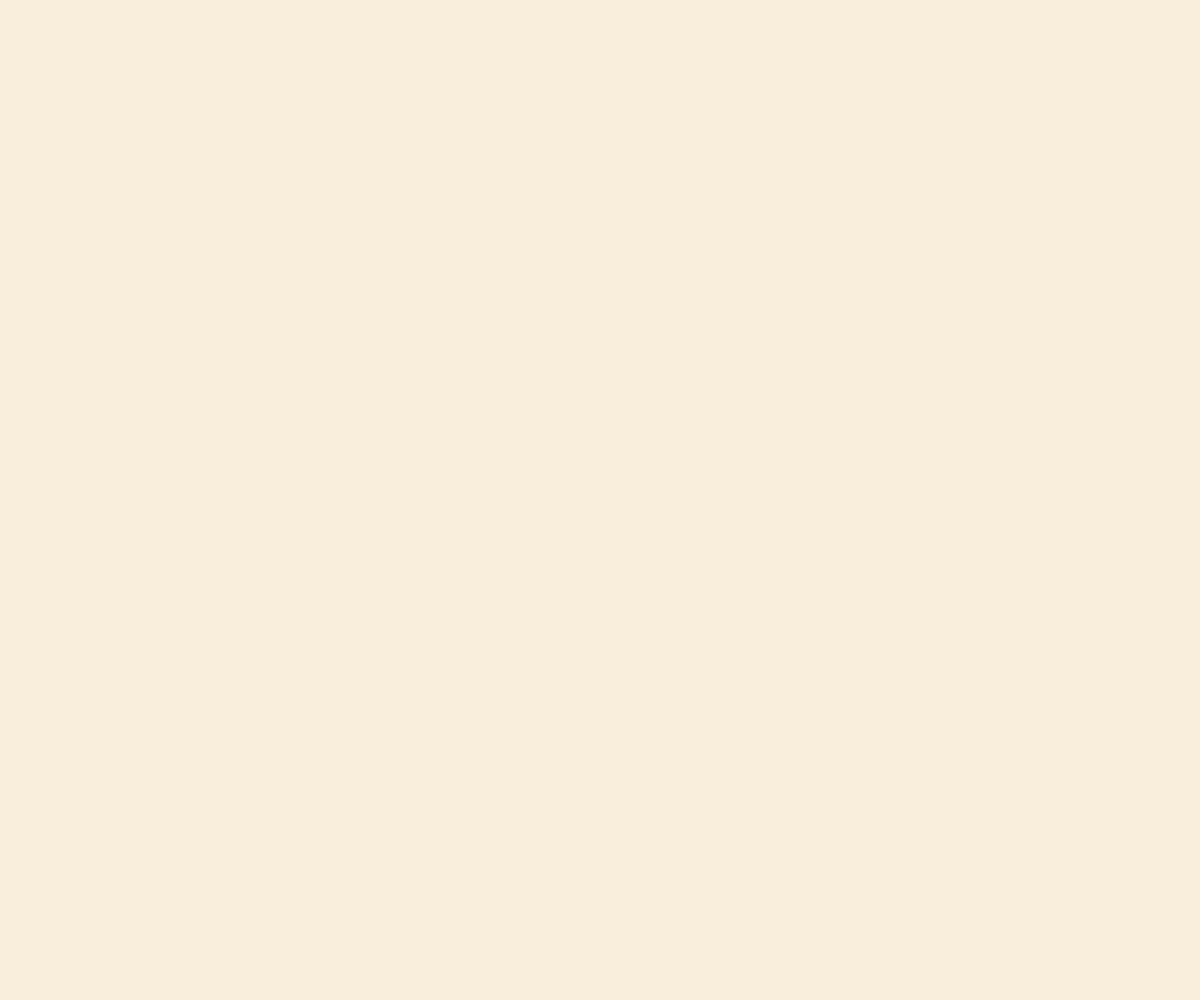
Frame 1 (no input)
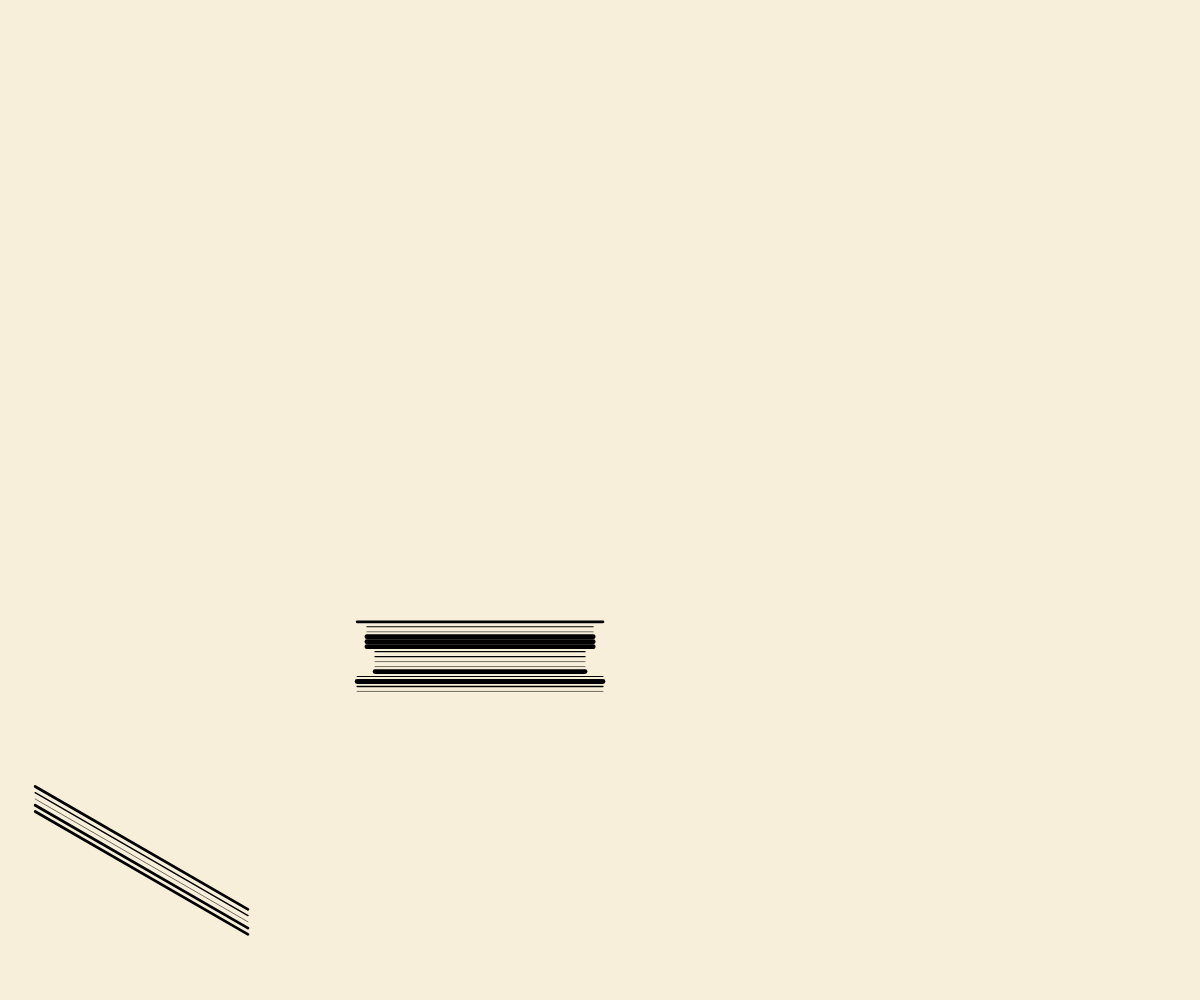
Frame 60 (no input)
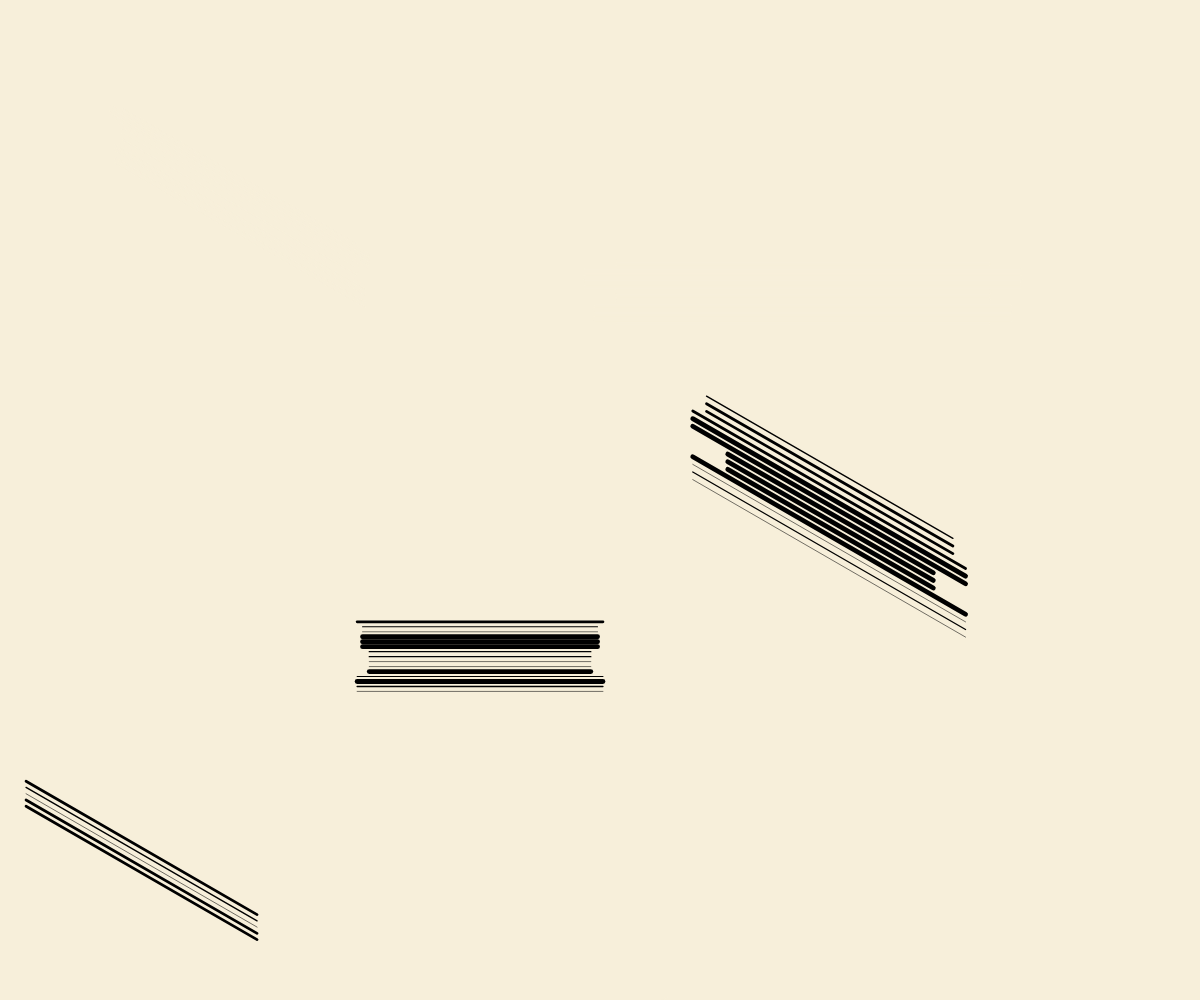
Frame 120 (the mouse pressed at the canvas centre since frame 60)

The p5.js sketch that drew these frames (run headless with seeded random() and noise() and a simulated clock; from frame 60 on, the mouse is pressed at the canvas centre):

// p5.js sketch
// ── sketch.js
// Global state variables
let strokeOption;
let baseSize;
let scale;
let canvas = 800; 
let bgColor = [247, 241, 219];

// HSB Color Constants
const H_BASE = 43;
const S_BASE = 12;
const B_BASE = 97;

let stripes = [];
let currentStripe = 0;
const numGroups = 80; // UPDATED to 80

// Perlin Noise Drivers
let noiseZSeed;
let noiseOpacityTime;
let noiseColorTime = 0;
const noiseScaleFactor = 0.01;

// Erasure Line Variables
let hiddenLines = [];
let hiddenLinesToGenerate;
let hiddenLinesGeneratedCount;

// Animation Intervals
const THICK_LINE_INTERVALS = [20, 50];
let nextThickLineIndex = 0;
let nextHiddenLineTime;

// Helper: Adjust scaling and stroke weights based on window size
function adjustStrokeAndScale() {
    baseSize = (windowWidth + windowHeight) / 2;
    scale = baseSize / canvas;
    
    strokeOption = [0.4, 0.8, 1, 2, 3.5];
    for (let i = 0; i < strokeOption.length; i++) {
        strokeOption[i] *= scale;
    }
}

// Helper: Generates parameters for a single parallel line group
function createLineGroups() {
    let linesData = [];
    
    const lineColor = random() < 0.6 ? color(0, 0, 0, 255) : color(H_BASE, S_BASE, B_BASE, 255);
    
    const x1 = random(-width / 2, width / 2);
    const y1 = random(-height / 2, height / 2);

    const signX = random() > 0.5 ? 1 : -1;
    const signY = random() > 0.5 ? 1 : -1;
    const lineLength = random(120, 280) * scale;

    let hShift, vShift;

    // Set H:V:T ratio to 1:1:3 (20%: 20%: 60%)
    const r = random();

    if (r < 0.2) { // Horizontal
        hShift = lineLength * signX;
        vShift = 0;
    } else if (r < 0.4) { // Vertical
        hShift = 0;
        vShift = lineLength * signY;
    } else { // Tilted
        const angle = tan(30);
        hShift = lineLength * signX;
        vShift = lineLength * angle * signY;
    }

    const x2Base = x1 + hShift;
    const y2Base = y1 + vShift;
    const numLines = floor(random(4, 17));
    const spacing = random(3, 8) * scale; 
    const absH = abs(hShift);
    const absV = abs(vShift);

    for (let i = 0; i < numLines; i++) {
        const offset = i * spacing;

        let X1 = x1;
        let Y1 = y1;
        let X2 = x2Base;
        let Y2 = y2Base;

        // Apply perpendicular offset
        if (absH > absV) {
            Y1 += offset;
            Y2 += offset;
        }
        else {
            X1 += offset;
            X2 += offset;
        }

        linesData.push({
            x1: X1,
            y1: Y1,
            x2: X2,
            y2: Y2,
            weight: random(strokeOption), 
            color: lineColor,
            length: lineLength,
            subgroupId: undefined
        });
    }

    return new LineStripe({
        lines: linesData
    });
}

// Helper: Generates a dynamic erasure line (background color)
function generateRandomHiddenLine() {
    if (hiddenLinesGeneratedCount >= hiddenLinesToGenerate) return;
    
    let linesData = [];
    const lineType = (hiddenLinesGeneratedCount % 2 === 0) ? 'horizontal' : 'vertical';
    
    let baseAngle;
    const angleRange = 30;
    
    if (lineType === 'horizontal') {
        baseAngle = random() < 0.5 ? 0 : 180;
    } else {
        baseAngle = random() < 0.5 ? 90 : 270;
    }
    
    const randomOffset = random(-angleRange, angleRange);
    const fixedAngle = baseAngle + randomOffset;
    
    const padding = height * 1.5;
    const maxDimension = dist(0, 0, width / 2 + padding, height / 2 + padding);
    const halfLength = maxDimension * 1.5;
    
    const x1 = cos(fixedAngle + 180) * halfLength;
    const y1 = sin(fixedAngle + 180) * halfLength;
    
    const x2 = cos(fixedAngle) * halfLength;
    const y2 = sin(fixedAngle) * halfLength;
    
    const lineColor = color(H_BASE, S_BASE, B_BASE, 255);
    
    const baseWeight = random(60, 120) * scale;
    let weight;
    
    if (lineType === 'horizontal') {
        weight = baseWeight / 3;
    } else {
        weight = baseWeight;
    }

    // Double the weight for the first erasure line
    if (hiddenLinesGeneratedCount === 0) {
        weight *= 2;
    }
    
    const lineLength = dist(x1, y1, x2, y2);
    
    linesData.push({
        x1: x1, y1: y1, x2: x2, y2: y2, weight: weight,
        color: lineColor,
        length: lineLength
    });

    const newLineStripe = new LineStripe({ lines: linesData, isErasure: true });
    newLineStripe.isErasure = true;
    newLineStripe.drawSpeed = random(10, 30);
    
    newLineStripe.currentOffset = 0;
    newLineStripe.direction = random() < 0.5 ? 1 : -1;
    newLineStripe.moveSpeed = 0.5 * scale; 
    
    if (lineType === 'horizontal') {
        newLineStripe.isVerticalMover = true;
    } else {
        newLineStripe.isHorizontalMover = true;
    }
    
    hiddenLines.push(newLineStripe);
    
    hiddenLinesGeneratedCount++;
    nextThickLineIndex = hiddenLinesGeneratedCount;

    if (nextThickLineIndex < THICK_LINE_INTERVALS.length) {
        nextHiddenLineTime = THICK_LINE_INTERVALS[nextThickLineIndex];
    } else {
        nextHiddenLineTime = numGroups + 1;
    }
}

// Helper: Resets composition and initializes all line groups
function resetComposition() {
    stripes = [];
    currentStripe = 0;
    
    noiseSeed(random(1000));
    
    hiddenLines = [];
    hiddenLinesToGenerate = THICK_LINE_INTERVALS.length;
    hiddenLinesGeneratedCount = 0;
    nextThickLineIndex = 0;
    
    if (THICK_LINE_INTERVALS.length > 0) {
        nextHiddenLineTime = THICK_LINE_INTERVALS[nextThickLineIndex];
    } else {
        nextHiddenLineTime = numGroups + 1;
    }
    
    for (let g = 0; g < numGroups; g++) {
        stripes.push(createLineGroups());
    }
}
 
// Class: Manages line group properties and animation
class LineStripe {
    constructor(groupData) {
        this.data = groupData.lines; 
        this.done = false;
        this.currentLen = 0;
        this.maxLen = groupData.lines[0].length;
        this.drawSpeed = 15; 
        
        this.isErasure = groupData.isErasure || false;
        this.subgroups = []; 
        
        this.noiseTimeSeed = 0;
        this.noiseMagnitude = 0;
        this.isVerticalMover = false;
        this.isHorizontalMover = false;

        this.currentOffset = 0;
        this.direction = 1;      
        this.moveSpeed = 0;
        
        if (!this.isErasure) {
            this.setupSubgroups();
        }
    }
    
    // Defines subgroups for Perlin length perturbation
    setupSubgroups() {
        const totalLines = this.data.length;
        let numSubgroupsToCreate;

        if (totalLines <= 10) {
            numSubgroupsToCreate = 1;
        } else {
            numSubgroupsToCreate = floor(random(2, 4));
        }
        
        let usedIndices = new Array(totalLines).fill(false);
        
        for (let s = 0; s < numSubgroupsToCreate; s++) {
            const groupSize = floor(random(3, 7));
            let startIndex = -1;
            let attempts = 0;

            while (attempts < totalLines * 2) {
                const potentialStart = floor(random(totalLines - groupSize + 1));
                let isFree = true;
                
                for (let i = 0; i < groupSize; i++) {
                    if (potentialStart + i >= totalLines || usedIndices[potentialStart + i]) {
                        isFree = false;
                        break;
                    }
                }
                
                if (isFree) {
                    startIndex = potentialStart;
                    break;
                }
                attempts++;
            }
            
            if (startIndex !== -1) {
                const endIndex = startIndex + groupSize;
                
                this.subgroups.push({
                    noiseZ: random(100),
                });
                
                const currentSubgroupIndex = this.subgroups.length - 1;
                
                for (let i = startIndex; i < endIndex; i++) {
                    usedIndices[i] = true;
                    this.data[i].subgroupId = currentSubgroupIndex; 
                }
            }
        }
    }
    
    // Draws the line group with Perlin perturbation and growth animation
    displayStep(fullDraw = false) {
        push();
        noFill();
        
        for (let l of this.data) {
            
            const spacedX1 = l.x1;
            const spacedY1 = l.y1;
            const spacedX2 = l.x2;
            const spacedY2 = l.y2;
            const lineAngle = atan2(spacedY2 - spacedY1, spacedX2 - spacedX1);
            
            let perturbation = 0;
            let animatedX1 = spacedX1;
            let animatedY1 = spacedY1;
            let finalWeight = l.weight;
            
            if (!this.isErasure) {
                const subgroupId = l.subgroupId;
                
                if (subgroupId !== undefined) {
                    const subgroup = this.subgroups[subgroupId];
                    const RELATIVE_MAX_RATE = 0.4;

                    // Perlin noise for length perturbation
                    const noiseValue = noise(noiseZSeed + subgroup.noiseZ);
                    
                    const totalPerturbation = map(
                        noiseValue,
                        0, 1,
                        -RELATIVE_MAX_RATE * l.length,
                        RELATIVE_MAX_RATE * l.length
                    );

                    const halfPerturbation = totalPerturbation / 2;
                    perturbation = totalPerturbation; 

                    const p1OffsetComponentX = cos(lineAngle + 180) * halfPerturbation;
                    const p1OffsetComponentY = sin(lineAngle + 180) * halfPerturbation;

                    animatedX1 = spacedX1 + p1OffsetComponentX;
                    animatedY1 = spacedY1 + p1OffsetComponentY;
                    
                }
                
                stroke(l.color);
                strokeWeight(finalWeight);
                
            } else {
                // Perlin noise for erasure line weight fluctuation
                
                const strokeColor = color(H_BASE, S_BASE, B_BASE, 255);
                
                const initialBaseWeight = l.weight;
                const weightNoiseVal = noise(l.x1 * noiseScaleFactor * 0.05, l.y1 * noiseScaleFactor * 0.05, noiseZSeed * 0.8);
                const minWeightFactor = 0.7;
                const maxWeightFactor = 1.3;
                
                finalWeight = map(weightNoiseVal, 0, 1, initialBaseWeight * minWeightFactor, initialBaseWeight * maxWeightFactor);

                stroke(strokeColor);
                strokeWeight(finalWeight);
            }
            
            // Drawing logic for growth or full display
            let drawP1X, drawP1Y, drawP2X, drawP2Y;
            
            const perturbedLength = l.length + perturbation;
            
            if (fullDraw || this.done) {
                drawP1X = animatedX1;
                drawP1Y = animatedY1;
                drawP2X = animatedX1 + cos(lineAngle) * perturbedLength;
                drawP2Y = animatedY1 + sin(lineAngle) * perturbedLength;
                
            } else {
                const currentGrowthRatio = this.currentLen / this.maxLen;
                const lengthToDraw = perturbedLength * currentGrowthRatio;

                drawP1X = animatedX1;
                drawP1Y = animatedY1;

                drawP2X = animatedX1 + cos(lineAngle) * lengthToDraw;
                drawP2Y = animatedY1 + sin(lineAngle) * lengthToDraw;
            }
            
            line(drawP1X, drawP1Y, drawP2X, drawP2Y);
        }

        // Line growth logic
        if (!fullDraw && !this.done) {
            this.currentLen += this.drawSpeed;
            if (this.currentLen >= this.maxLen) {
                this.currentLen = this.maxLen;
                this.done = true;
            }
        }

        pop();
    }
}

// Helper: Draws and manages boundary movement for a single erasure line
function drawMovingErasureLine(hiddenLineIndex) {
    if (hiddenLines.length > hiddenLineIndex) {
        let hiddenLine = hiddenLines[hiddenLineIndex];
        const boundaryLimit = 0.6;
        
        hiddenLine.currentOffset += hiddenLine.direction * hiddenLine.moveSpeed;
        
        let boundaryMax = 0;
        let offsetX = 0;
        let offsetY = 0;

        if (hiddenLine.isHorizontalMover) {
            boundaryMax = width * boundaryLimit / 2;
            offsetX = hiddenLine.currentOffset;
        } else if (hiddenLine.isVerticalMover) {
            boundaryMax = height * boundaryLimit / 2;
            offsetY = hiddenLine.currentOffset;
        }
        
        // Boundary Check and Reversal
        if (hiddenLine.currentOffset > boundaryMax) {
            hiddenLine.direction = -1;
            hiddenLine.currentOffset = boundaryMax;
        } else if (hiddenLine.currentOffset < -boundaryMax) {
            hiddenLine.direction = 1;
            hiddenLine.currentOffset = -boundaryMax;
        }
        
        push();
        translate(offsetX, offsetY); 
        hiddenLine.displayStep(true); 
        pop();
    }
}
 
// p5.js setup function
function setup() {
    createCanvas(windowWidth, windowHeight);
    angleMode(DEGREES);
    colorMode(HSB, 360, 100, 100, 255); 
    adjustStrokeAndScale();
    
    noiseZSeed = random(10000);
    noiseOpacityTime = random(10000); 
    noiseColorTime = random(10000); 

    resetComposition();
    loop(); 
}

// p5.js draw loop: handles animation updates, noise drivers, and drawing order
function draw() {
    // Global Animation Drivers
    noiseZSeed += 0.005; 
    noiseOpacityTime += 0.005;
    noiseColorTime += 0.001;
    
    background(H_BASE, S_BASE, B_BASE, 255);
    
    push();
    translate(width / 2, height / 2);

    // Dynamic Hidden Line Generation check
    if (currentStripe < numGroups && hiddenLinesGeneratedCount < hiddenLinesToGenerate && currentStripe >= nextHiddenLineTime) {
          generateRandomHiddenLine();
    }
    
    const split1 = THICK_LINE_INTERVALS[0];
    const split2 = THICK_LINE_INTERVALS[1];
    
    // Sequential Drawing Layers: Lines (1, 3, 5) interspersed with Erasure Lines (2, 4)
   
    // Draw Layer 1 Small Stripes (0 to 19)
    for (let i = 0; i < min(currentStripe, split1); i++) {
        stripes[i].displayStep(true);
    }
    if (currentStripe < split1 && stripes[currentStripe]) {
        stripes[currentStripe].displayStep();
    }

    // Draw Layer 2 (First Erasure Line)
    drawMovingErasureLine(0);

    // Draw Layer 3 Small Stripes (20 to 49)
    for (let i = split1; i < min(currentStripe, split2); i++) {
        stripes[i].displayStep(true);
    }
    if (currentStripe >= split1 && currentStripe < split2 && stripes[currentStripe]) {
        stripes[currentStripe].displayStep();
    }

    // Draw Layer 4 (Second Erasure Line)
    drawMovingErasureLine(1);

    // Draw Layer 5 Small Stripes (50 to 79)
    for (let i = split2; i < min(currentStripe, numGroups); i++) {
        stripes[i].displayStep(true);
    }
    if (currentStripe >= split2 && currentStripe < numGroups && stripes[currentStripe]) {
        stripes[currentStripe].displayStep();
    }
    
    // Increment Stripe Index (Manages the initial growth phase)
    if (currentStripe < numGroups && stripes[currentStripe] && stripes[currentStripe].done) {
        currentStripe++;
    }

    pop();
}

// Handle window resize event
function windowResized() {
    resizeCanvas(windowWidth, windowHeight);
    adjustStrokeAndScale();
    resetComposition();
}
 
